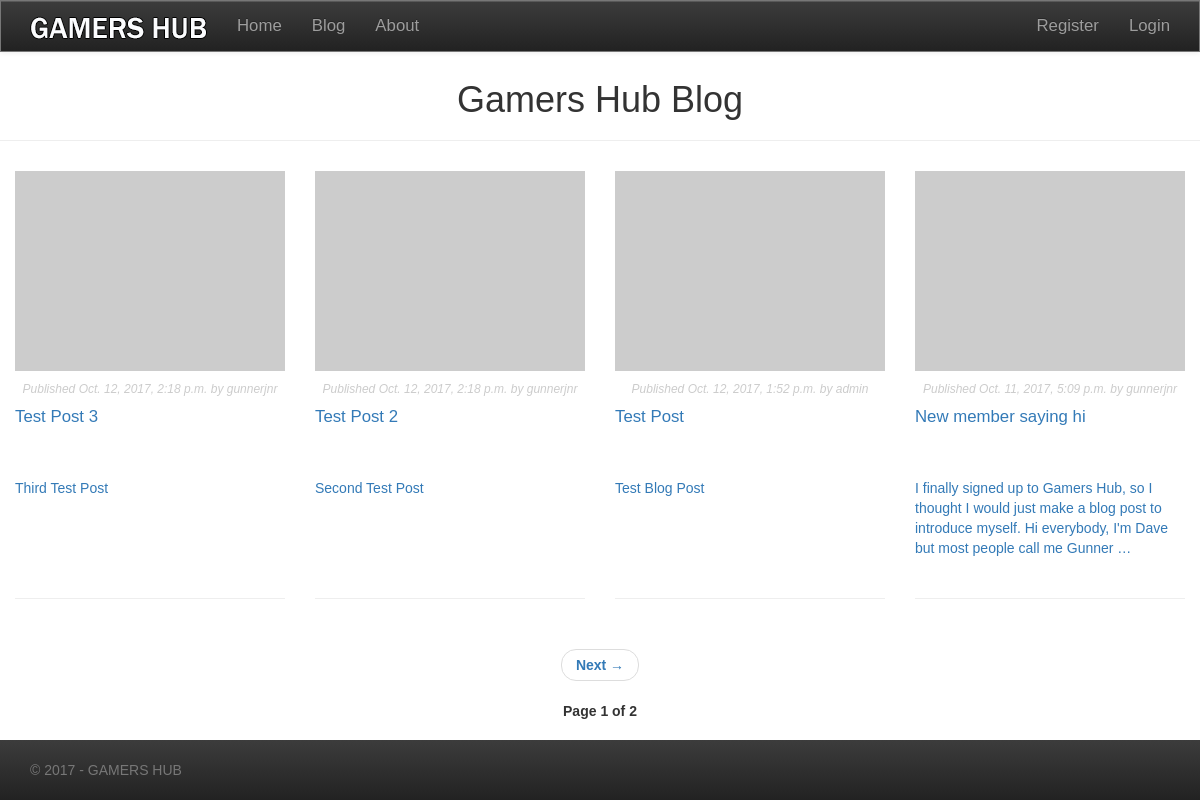
The page /blog/ on the database as committed earlier.
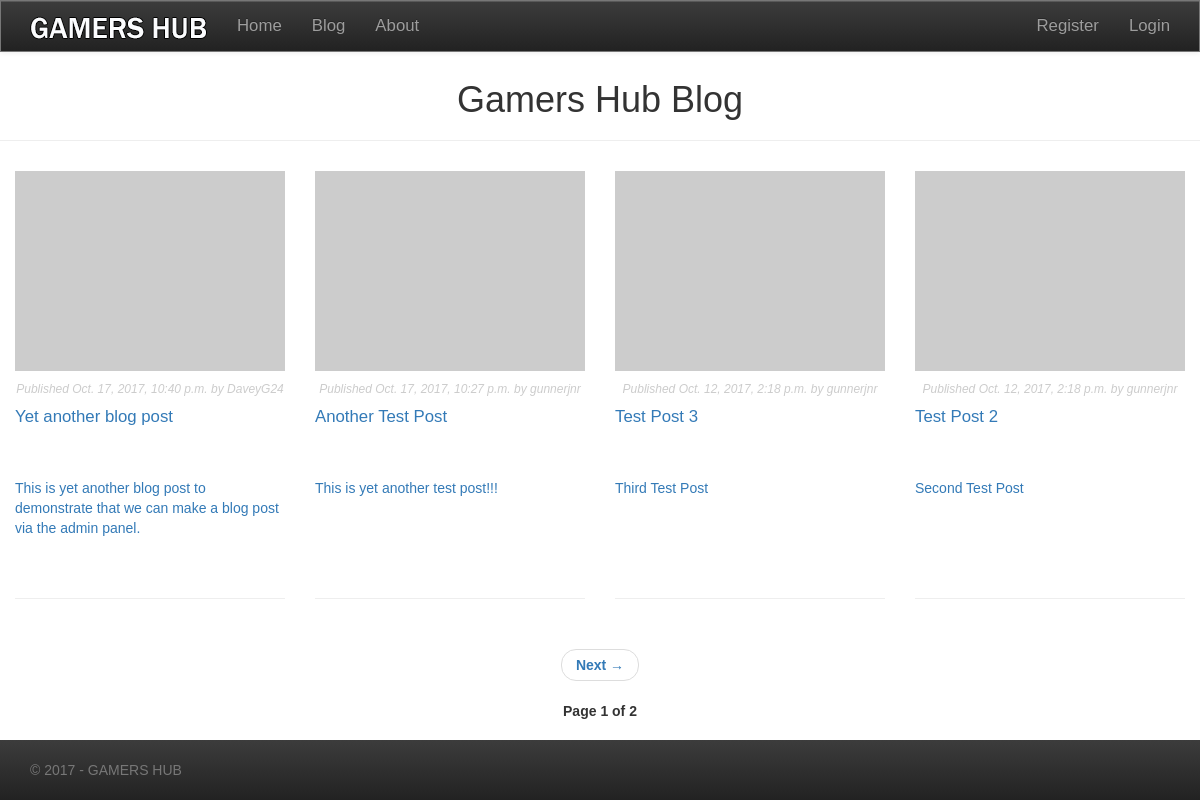
The same page on the database as committed later.
### gamersblog/models.py (models this page shows, shortened)
class BlogPost(models.Model):
    STATUS_CHOICES = (
        ('save_draft', 'Draft'),
        ('published', 'Published'),
    )
    post_title = models.CharField(max_length=40)
    post_slug = models.SlugField(max_length=50, unique_for_date='publish')
    post_author = models.ForeignKey(User, related_name='blog_posts')
    post_body = models.TextField()
    publish = models.DateTimeField(default=timezone.now)
    created_date = models.DateTimeField(auto_now_add=True)
    updated_date = models.DateTimeField(auto_now=True)
    post_status = models.CharField(max_length=10, choices=STATUS_CHOICES)
    objects = models.Manager()  # default Django Manager
    published = PublishedBlogPostManager()  # Our Custom Manager
    class Meta:
        ordering = ('-publish',)
    def get_absolute_url(self):
        return reverse('gamersblog:blog_post_detail',
                       args=[self.publish.strftime('%d'),
                             self.publish.strftime('%m'),
                             self.publish.year,
                             self.post_slug])

### gamersblog/views.py (the view)
def blog_post_list(request):
    object_list = BlogPost.published.all()
    paginator = Paginator(object_list, 4)  # 4 posts in each page
    page = request.GET.get('page')
    try:
        blog_posts = paginator.page(page)
    except PageNotAnInteger:
        blog_posts = paginator.page(1)
    except EmptyPage:
        blog_posts = paginator.page(paginator.num_pages)
    return render(request, 'gamersblog/blogposts/blogpostlist.html',
                           {'page': page, 'blog_posts': blog_posts})

### gamersblog/models.py (called while the page is built)
    def get_queryset(self):
        return super(PublishedBlogPostManager, self).get_queryset()\
                                                    .filter(post_status='published')

### gamersblog/templates/gamersblog/blogposts/blogpostlist.html (shortened to what this page needs)
{% extends "gamershub/base.html" %}
{% load staticfiles %}
{% block content %}
    <div id="blog-post-content">
        <h1>Gamers Hub Blog</h1>
        <hr>
        {% for post in  blog_posts %}
            <div class="col-md-3">
                <a href="{{ post.get_absolute_url }}">
                    <img src="http://via.placeholder.com/200x200" alt="blog-post-thumbs">
                </a>
                <p class="date">
                    Published {{ post.publish }} by {{ post.post_author }}
                </p>
                <div id="blog-post-title">
                    <h2>
                        <a href="{{ post.get_absolute_url }}">
                            {{ post.post_title }}
                        </a>
                    </h2>
                </div>
                <div id="blog-post-preview">
                        <a href="{{ post.get_absolute_url }}">
                            <p>{{ post.post_body|truncatewords:30|linebreaks }}</p>
                        </a>
                </div>
                <hr>
            </div>
        {% endfor %}
        <div class="col-md-12">
            {% include "gamersblog/blogposts/blogpostpagination.html" with page=blog_posts %}
        </div>
    </div>
{% endblock %}

### templates/gamershub/base.html (shortened to what this page needs)
{% load staticfiles %}
<DOCTYPE html>
<html lang="en-gb">
    <head>
        <link href="{% static "css/vendor/bootstrap/bootstrap.css" %}" rel="stylesheet">
        <link href="{% static "css/vendor/bootstrap/bootstrap-theme.css" %}" rel="stylesheet">
        <link href="{% static "css/gamershub.css" %}" rel="stylesheet">
    </head>
    <body>
        <nav class="navbar navbar-default navbar-fixed-top navbar navbar-inverse">
            <div class="container">
                <div class="navbar-header">
                    <a class="navbar-brand" href="{% url 'home' %}"><img alt="Brand" src="{% static "img/logo/nav-logo.png" %}"></a>
                </div>
                <div id="navbar" class="navbar-collapse collapse">
                    <ul class="nav navbar-nav">
                        <li><a href="{% url 'home' %}">Home</a></li>
                        <li><a href="/blog/">Blog</a></li>
                        <li><a href="#">About</a></li>
                    </ul>
                    <ul class="nav navbar-nav navbar-right">
                        {% if user.is_authenticated %}
                            <li><a href="{% url 'user_profile' %}">Profile</a></li>
                            {% if request.user.is_superuser or request.user.is_admin %}
                                <li><a href="/admin/">Admin</a></li>
                            {% endif %}
                            <li><a href="{% url 'logout' %}">Log Out</a></li>
                        {% else %}
                            <li><a href="#">Register</a></li>
                            <li><a href="{% url 'login' %}">Login</a></li>
                        {% endif %}
                    </ul>
                </div>
            </div>
        </nav>
        <div class="container-fluid">
            <div class="row">
                {% block content %}
                {% endblock %}
            </div>
        </div>
        <footer class="footer navbar-fixed-bottom navbar-inverse">
            <div class="container">
              <p class="text-muted">&copy; 2017 - GAMERS HUB</p>
            </div>
        </footer>
    </body>
</html>

### gamersblog/templates/gamersblog/blogposts/blogpostpagination.html (shortened to what this page needs)
<div class="pagination">
  <nav aria-label="blog-pagination">
    <ul class="pager">
      {% if page.has_next %}
        <li class="next"><a href="?page={{ page.next_page_number }}">Next <span aria-hidden="true">&rarr;</span></a></li>
      {% endif %}
    </ul>
  </nav>
  <span class="pager">
    Page {{ page.number }} of {{ page.paginator.num_pages }}
  </span>
</div>

### static/css/gamershub.css (style rules this page uses)
* { margin: 0; padding: 0; }
body { position: relative; padding-top: 60px; padding-bottom: 60px; font-family: "Franklin Gothic Medium", "Arial Narrow", Arial, sans-serif; box-sizing: border-box; overflow-x: hidden; }
.container-fluid { min-height: 100%; margin-left: auto; margin-right: auto; }
.navbar { border-bottom: solid; border-width: thin; border-color: #777; margin: auto; }
.navbar li { padding-left: 0; }
.navbar-nav.navbar-right { float: right; }
.navbar ul li a { font-size: 1.2em; }
.navbar-brand img { vertical-align: middle; }
p { font-family: "Franklin Gothic", "Arial Narrow", Arial, sans-serif; }
p.date { color: #ccc; font-family: "Franklin Gothic Medium", "Arial Narrow", Arial, sans-serif, georgia, serif; font-size: 12px; font-style: italic; }
[class*="col-"] { margin: 0; }
#blog-post-content { text-align: center; }
#blog-post-content img { width: 100%; height: 200px; margin-top: 10px; margin-bottom: 10px; }
#blog-post-title { min-height: 60px; }
#blog-post-title h2 { font-size: 1.2em; font-weight: normal; text-align: left; margin-top: 5px; margin-bottom: 5px; }
#blog-post-preview { min-height: 100px; margin-left: auto; margin-right: auto; text-align: left; }
#blog-post-content p { font-family: "Franklin Gothic", "Arial Narrow", Arial, sans-serif, georgia, serif; }
#blog-post-title a, #blog-post-content a { text-decoration: none; }
.pagination { margin: 10px 0; font-weight: bold; }
.footer { position: absolute; height: 60px; background-color: #f5f5f5; bottom: 0; }
.container .text-muted { margin: 20px 0; }
@media screen and (min-width: 1200px) { .container-fluid { width: 100%; margin: 0 auto; } }

Rows that differ between the two databases and show on the page:
no longer on this page (row unchanged): BlogPost: publish "Oct. 12, 2017, 1:52 p.m.", post_author "admin", post_title "Test Post", post_body "Test Blog Post"
no longer on this page (row unchanged): BlogPost: publish "Oct. 11, 2017, 5:09 p.m.", post_author "gunnerjnr", post_title "New member saying hi", post_body "I finally signed up to Gamers Hub, so I thought I would just make a blog post to introduce myself. Hi everybody, I'm Dave but most people call me Gunner …"
added BlogPost: publish "Oct. 17, 2017, 10:40 p.m.", post_author "DaveyG24", post_title "Yet another blog post", post_body "This is yet another blog post to demonstrate that we can make a blog post via the admin panel."
added BlogPost: publish "Oct. 17, 2017, 10:27 p.m.", post_author "gunnerjnr", post_title "Another Test Post", post_body "This is yet another test post!!!"
